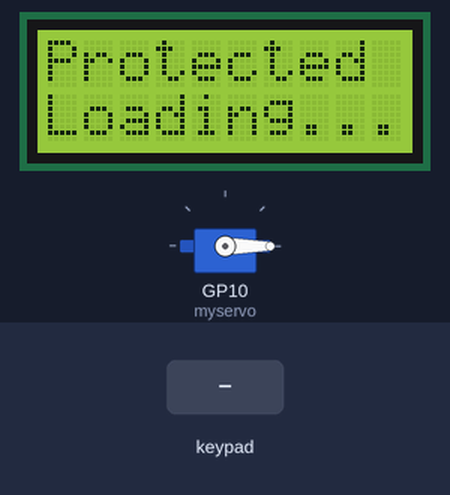
The sketch below on a simulated Raspberry Pi Pico W. On the bench: servo, 10×2 character LCD. The test bench sets the inputs (shaded band).

Above: at 3.1 s.
At 10.2 s:
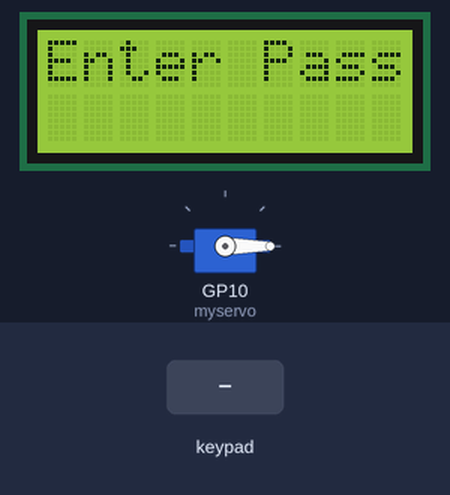
10.3 s: keypad keys 1 2 3 4 pressed 0.4 s apart
At 12.9 s:
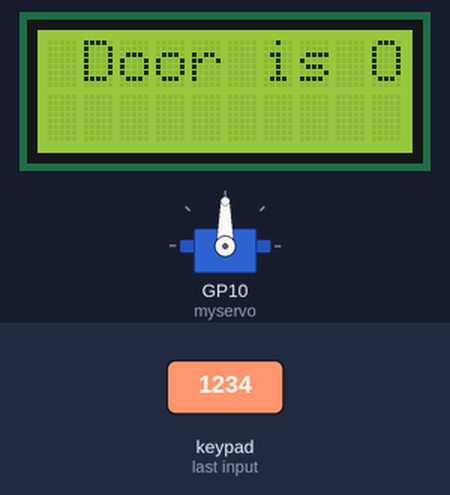
At 20.3 s:
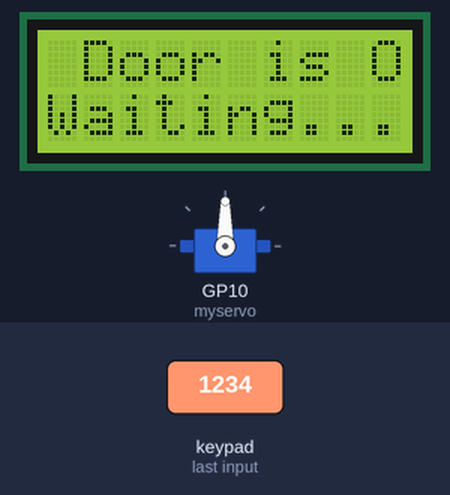
Timing chart, 0 to 28.0 s (numbered marks = the images above; inputs shaded):
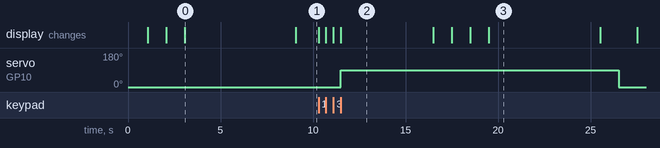

The sketch:

sketch.ino
```cpp
// Now turn this trash into treasure!

#include <Keypad.h>
#include <LiquidCrystal.h>
#include <Servo.h>

Servo myservo;
#define Password_Length 5

LiquidCrystal lcd(12, 13, 14, 15, 8, 28);

int pos = 0;

char Data[Password_Length];
char Master[Password_Length] = "1234";
byte data_count = 0, master_count = 0;

bool Pass_is_good;
bool door = false;
char customKey;


/*---preparing keypad---*/

const byte ROWS = 4;
const byte COLS = 4;
char keys[ROWS][COLS] = {
  {'1', '2', '3', 'A'},
  {'4', '5', '6', 'B'},
  {'7', '8', '9', 'C'},
  {'*', '0', '#', 'D'}
};


byte rowPins[ROWS] = {2, 3, 4, 5};
byte colPins[COLS] = {6, 7, 8, 9};

Keypad customKeypad( makeKeymap(keys), rowPins, colPins, ROWS, COLS);


void setup() {
  // put your setup code here, to run once:
  myservo.attach(10, 2000, 2400);
  ServoClose();
  lcd.begin(10, 2);
  lcd.print("Protected Door");
  loading("Loading");
  lcd.clear();
}
void loop() {
    if (door == true)
  {
    customKey = customKeypad.getKey();
    if (customKey == '#')
    {
      lcd.clear();
      ServoClose();
      lcd.print("Door is closed");
      delay(3000);
      door = false;
    }
  }
  else
    Open();

}

void loading (char msg[]) {
  lcd.setCursor(0, 1);
  lcd.print(msg);

  for (int i = 0; i < 9; i++) {
    delay(1000);
    lcd.print(".");
  }
}

void clearData()
{
  while (data_count != 0)
  {
    Data[data_count--] = 0;
  }
  return;
}

void ServoClose()
{
  for (pos = 90; pos >= 0; pos -= 10) {
    myservo.write(pos);
  }
}

void ServoOpen()
{
  for (pos = 0; pos <= 90; pos += 10) {
    myservo.write(pos);
  }
}

void Open()
{
  lcd.setCursor(0, 0);
  lcd.print("Enter Password");

  customKey = customKeypad.getKey();
  if (customKey)
  {
    Data[data_count] = customKey;
    lcd.setCursor(data_count, 1);
    lcd.print(Data[data_count]);
    data_count++;
  }

  if (data_count == Password_Length - 1)
  {
    if (!strcmp(Data, Master))
    {
      lcd.clear();
      ServoOpen();
      lcd.print(" Door is Open ");
      door = true;
      delay(5000);
      loading("Waiting");
      lcd.clear();
      lcd.print(" Time is up! ");
      delay(1000);
      ServoClose();
      door = false;
    }
    else
    {
      lcd.clear();
      lcd.print(" Wrong Password ");
      door = false;
    }
    delay(1000);
    lcd.clear();
    clearData();
  }
}
```

Measured:
- after the input at 10.3 s, servo on GP10 (myservo): 0° → 90° after 1.2 s, → 0° 15.0 s later; the display: first changes at once (image 2 shows a later state)
- what the display in image 0 shows lasts 6.0 s, from 3.1 s to 9.1 s
- what the display in image 2 shows lasts 5.0 s, from 11.5 s to 16.5 s
